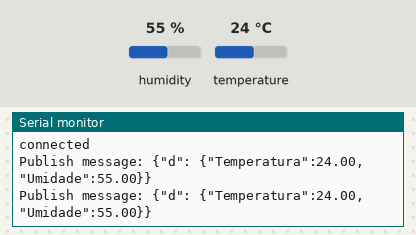
Bench run of a sketch on a simulated ESP8266 (NodeMCU). Parts: the last lines printed to the serial monitor. The inputs (shaded band) are chosen by the test bench; at power-on: humidity 55 %, temperature 24 °C. WiFi joins after 1.5 s; servers stay silent unless stated; no MQTT or app messages arrive unless stated.

Above: at 2.7 s.
2.8 s: humidity set to 22 %
At 4.0 s:
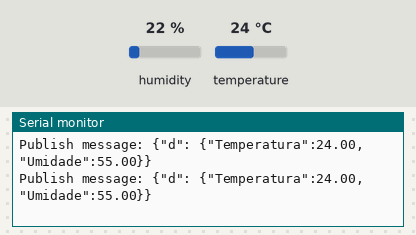
6.6 s: temperature set to 12 °C
At 7.4 s:
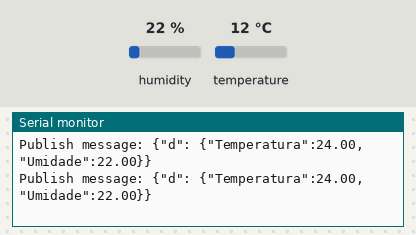
10.4 s: humidity set to 40 %
At 11.4 s:
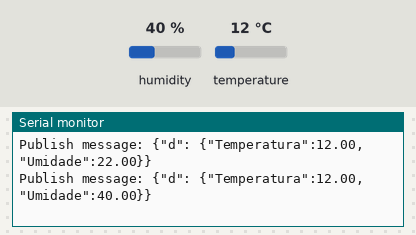
Timing chart, 0 to 13.4 s (numbered marks = the images above; inputs shaded):
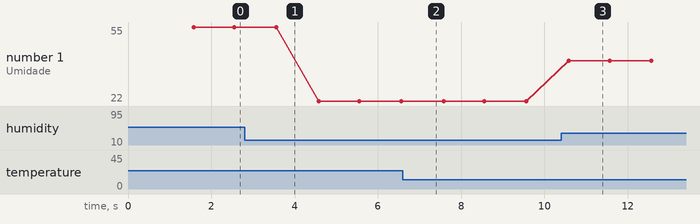

The sketch:

Projeto.ino
```cpp
#if defined(ESP8266 )
#include <ESP8266WiFi.h>
#else
#include <WiFi.h>
#endif
#include <PubSubClient.h>
#include <DHT.h>
#define INTERVAL 1000
#define SSID "Nome da sua conexão"
#define PASSWORD "Senha da sua Conexão"
#define MQTT_SERVER "quickstart.messaging.internetofthings.ibmcloud.com"
#define TOPIC_NAME "iot-2/evt/status/fmt/json"

const String QUICK_START = "d:quickstart:arduino:";
const String DEVICE_ID = "ID do seu dispositivo";
const String CLIENT_ID =  QUICK_START + DEVICE_ID;

WiFiClient wifiClient;
PubSubClient client(MQTT_SERVER, 1883, wifiClient);
long lastPublishTime = 0;
DHT dht(4, DHT11);
float Temperatura = 0;
float Umidade = 0;

void setup() {
  Serial.begin(115200);
  dht.begin();
  setupWiFi();
  connectMQTTServer();
}

void loop() {
    long now = millis();
  if (now - lastPublishTime > INTERVAL) {
    lastPublishTime = now;
    readSensor();
    Serial.print("Publish message: ");
        String msg = createJsonString();
    Serial.println(msg);
    client.publish(TOPIC_NAME, msg.c_str());
  }
}
void setupWiFi() {
  Serial.println();
  Serial.print("Connecting to ");
  Serial.print(SSID);

  WiFi.begin(SSID, PASSWORD);
  while (WiFi.status() != WL_CONNECTED) {
    delay(500);
    Serial.print(".");
  }
  Serial.println("");
  Serial.println("WiFi connected");
}


void connectMQTTServer() {
  Serial.println("Connecting to MQTT Server...");
  if (client.connect(CLIENT_ID.c_str())) {
    Serial.println("connected");
  } else {
        Serial.print("error = ");
    Serial.println(client.state());
  }
}

void readSensor(){
  float value;
  value = dht.readTemperature();
  if(!isnan(value)){

    Temperatura = value;
  }
    value = dht.readHumidity();

  if(!isnan(value)){
        Umidade = value;
  }
}

String createJsonString() {
  String data = "{";
    data+= "\"d\": {";
      data+="\"Temperatura\":";
      data+=String(Temperatura);
      data+=",";
      data+="\"Umidade\":";
      data+=String(Umidade);
    data+="}";
  data+="}";
  return data;
}
```

Measured:
- after the input at 10.4 s, the serial monitor: prints a new line after 0.19 s (image 3)
- plotted number 1: 55 → 22 after the input at 2.8 s, 22 → 40 after the input at 10.4 s
